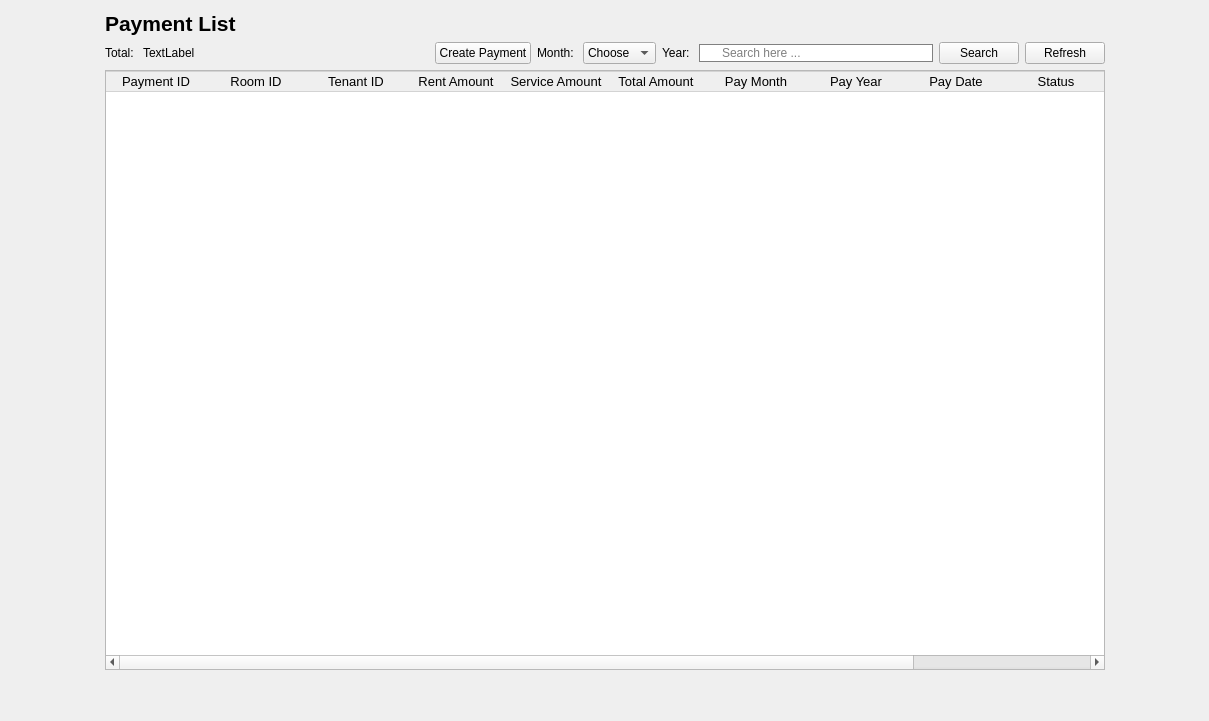
             <widget class="QWidget" name="page_7">
              <layout class="QHBoxLayout" name="horizontalLayout_50">
               <item>
                <spacer name="horizontalSpacer_40">
                 <property name="orientation">
                  <enum>Qt::Orientation::Horizontal</enum>
                 </property>
                 <property name="sizeHint" stdset="0">
                  <size>
                   <width>94</width>
                   <height>20</height>
                  </size>
                 </property>
                </spacer>
               </item>
               <item>
                <layout class="QVBoxLayout" name="verticalLayout_11">
                 <item>
                  <layout class="QHBoxLayout" name="horizontalLayout_19">
                   <item>
                    <widget class="QLabel" name="label_12">
                     <property name="font">
                      <font>
                       <pointsize>16</pointsize>
                       <bold>true</bold>
                      </font>
                     </property>
                     <property name="text">
                      <string>Payment List</string>
                     </property>
                    </widget>
                   </item>
                   <item>
                    <spacer name="horizontalSpacer_17">
                     <property name="orientation">
                      <enum>Qt::Orientation::Horizontal</enum>
                     </property>
                     <property name="sizeHint" stdset="0">
                      <size>
                       <width>40</width>
                       <height>20</height>
                      </size>
                     </property>
                    </spacer>
                   </item>
                  </layout>
                 </item>
                 <item>
                  <layout class="QHBoxLayout" name="horizontalLayout_14">
                   <item>
                    <layout class="QHBoxLayout" name="horizontalLayout_24">
                     <item>
                      <widget class="QLabel" name="label_13">
                       <property name="text">
                        <string>Total: </string>
                       </property>
                      </widget>
                     </item>
                     <item>
                      <widget class="QLabel" name="totalroom_4">
                       <property name="text">
                        <string>TextLabel</string>
                       </property>
                      </widget>
                     </item>
                    </layout>
                   </item>
                   <item>
                    <spacer name="horizontalSpacer_18">
                     <property name="orientation">
                      <enum>Qt::Orientation::Horizontal</enum>
                     </property>
                     <property name="sizeHint" stdset="0">
                      <size>
                       <width>40</width>
                       <height>20</height>
                      </size>
                     </property>
                    </spacer>
                   </item>
                   <item>
                    <widget class="QPushButton" name="CreatePaymentbtn">
                     <property name="text">
                      <string>Create Payment</string>
                     </property>
                    </widget>
                   </item>
                   <item>
                    <widget class="QLabel" name="label_8">
                     <property name="text">
                      <string>Month: </string>
                     </property>
                    </widget>
                   </item>
                   <item>
                    <widget class="QComboBox" name="CBSP">
                     <item>
                      <property name="text">
                       <string>Choose</string>
                      </property>
                     </item>
                     <item>
                      <property name="text">
                       <string>1</string>
                      </property>
                     </item>
                     <item>
                      <property name="text">
                       <string>2</string>
                      </property>
                     </item>
                     <item>
                      <property name="text">
                       <string>3</string>
                      </property>
                     </item>
                     <item>
                      <property name="text">
                       <string>4</string>
                      </property>
                     </item>
                     <item>
                      <property name="text">
                       <string>5</string>
                      </property>
                     </item>
                     <item>
                      <property name="text">
                       <string>6</string>
                      </property>
                     </item>
                     <item>
                      <property name="text">
                       <string>7</string>
                      </property>
                     </item>
                     <item>
                      <property name="text">
                       <string>8</string>
                      </property>
                     </item>
                     <item>
                      <property name="text">
                       <string>9</string>
                      </property>
                     </item>
                     <item>
                      <property name="text">
                       <string>10</string>
                      </property>
                     </item>
                     <item>
                      <property name="text">
                       <string>11</string>
                      </property>
                     </item>
                     <item>
                      <property name="text">
                       <string>12</string>
                      </property>
                     </item>
                    </widget>
                   </item>
                   <item>
                    <widget class="QLabel" name="label_9">
                     <property name="text">
                      <string>Year: </string>
                     </property>
                    </widget>
                   </item>
                   <item>
                    <widget class="QLineEdit" name="LineEditSearchPayment">
                     <property name="styleSheet">
                      <string notr="true">QLineEdit{
padding-left:20px;
border: 1px solid gray;
border-radius: 10px;
}</string>
                     </property>
                     <property name="text">
                      <string/>
                     </property>
                     <property name="placeholderText">
                      <string>Search here ...</string>
                     </property>
                    </widget>
                   </item>
                   <item>
                    <widget class="QPushButton" name="searchPayment">
                     <property name="text">
                      <string>Search</string>
                     </property>
                     <property name="icon">
                      <iconset>
                       <normaloff>:/new/prefix1/Resources/loupe.png</normaloff>:/new/prefix1/Resources/loupe.png</iconset>
                     </property>
                     <property name="checkable">
                      <bool>false</bool>
                     </property>
                    </widget>
                   </item>
                   <item>
                    <widget class="QPushButton" name="RefPaymentbtn">
                     <property name="text">
                      <string>Refresh</string>
                     </property>
                     <property name="icon">
                      <iconset>
                       <normaloff>:/new/prefix1/Resources/reload.png</normaloff>:/new/prefix1/Resources/reload.png</iconset>
                     </property>
                    </widget>
                   </item>
                  </layout>
                 </item>
                 <item>
                  <widget class="QTableWidget" name="PaymentTable">
                   <property name="minimumSize">
                    <size>
                     <width>1000</width>
                     <height>600</height>
                    </size>
                   </property>
                   <property name="font">
                    <font>
                     <pointsize>10</pointsize>
                    </font>
                   </property>
                   <property name="styleSheet">
                    <string notr="true">QPushButton{
	 border: none;
}
QTableWidget::item {
       border-right: none;
       border-left: none;
       border-bottom: 1px solid #D3D3D3;
}
QHeaderView::section {
       border: 1px solid #D3D3D3; 
       border-right: none;      
       border-left: none;       
}</string>
                   </property>
                   <property name="editTriggers">
                    <set>QAbstractItemView::EditTrigger::NoEditTriggers</set>
                   </property>
                   <property name="alternatingRowColors">
                    <bool>true</bool>
                   </property>
                   <property name="selectionMode">
                    <enum>QAbstractItemView::SelectionMode::NoSelection</enum>
                   </property>
                   <property name="showGrid">
                    <bool>false</bool>
                   </property>
                   <attribute name="horizontalHeaderVisible">
                    <bool>true</bool>
                   </attribute>
                   <attribute name="horizontalHeaderCascadingSectionResizes">
                    <bool>false</bool>
                   </attribute>
                   <attribute name="horizontalHeaderHighlightSections">
                    <bool>true</bool>
                   </attribute>
                   <attribute name="horizontalHeaderShowSortIndicator" stdset="0">
                    <bool>false</bool>
                   </attribute>
                   <attribute name="horizontalHeaderStretchLastSection">
                    <bool>false</bool>
                   </attribute>
                   <column>
                    <property name="text">
                     <string>Payment ID</string>
                    </property>
                    <property name="font">
                     <font>
                      <pointsize>10</pointsize>
                     </font>
                    </property>
                   </column>
                   <column>
                    <property name="text">
                     <string>Room ID</string>
                    </property>
                    <property name="font">
                     <font>
                      <pointsize>10</pointsize>
                     </font>
                    </property>
                   </column>
                   <column>
                    <property name="text">
                     <string>Tenant ID</string>
                    </property>
                    <property name="font">
                     <font>
                      <pointsize>10</pointsize>
                     </font>
                    </property>
                   </column>
                   <column>
                    <property name="text">
                     <string>Rent Amount</string>
                    </property>
                    <property name="font">
                     <font>
                      <pointsize>10</pointsize>
                     </font>
                    </property>
                   </column>
                   <column>
                    <property name="text">
                     <string>Service Amount</string>
                    </property>
                    <property name="font">
                     <font>
                      <pointsize>10</pointsize>
                     </font>
                    </property>
                   </column>
                   <column>
                    <property name="text">
                     <string>Total Amount</string>
                    </property>
                    <property name="font">
                     <font>
                      <pointsize>10</pointsize>
                     </font>
                    </property>
                   </column>
                   <column>
                    <property name="text">
                     <string>Pay Month</string>
                    </property>
                   </column>
                   <column>
                    <property name="text">
                     <string>Pay Year</string>
                    </property>
                   </column>
                   <column>
                    <property name="text">
                     <string>Pay Date</string>
                    </property>
                   </column>
                   <column>
                    <property name="text">
                     <string>Status</string>
                    </property>
                   </column>
                   <column>
                    <property name="text">
                     <string>Remaining</string>
                    </property>
                   </column>
                  </widget>
                 </item>
                 <item>
                  <spacer name="verticalSpacer_10">
                   <property name="orientation">
                    <enum>Qt::Orientation::Vertical</enum>
                   </property>
                   <property name="sizeHint" stdset="0">
                    <size>
                     <width>20</width>
                     <height>40</height>
                    </size>
                   </property>
                  </spacer>
                 </item>
                </layout>
               </item>
               <item>
                <spacer name="horizontalSpacer_41">
                 <property name="orientation">
                  <enum>Qt::Orientation::Horizontal</enum>
                 </property>
                 <property name="sizeHint" stdset="0">
                  <size>
                   <width>93</width>
                   <height>20</height>
                  </size>
                 </property>
                </spacer>
               </item>
              </layout>
             </widget>
